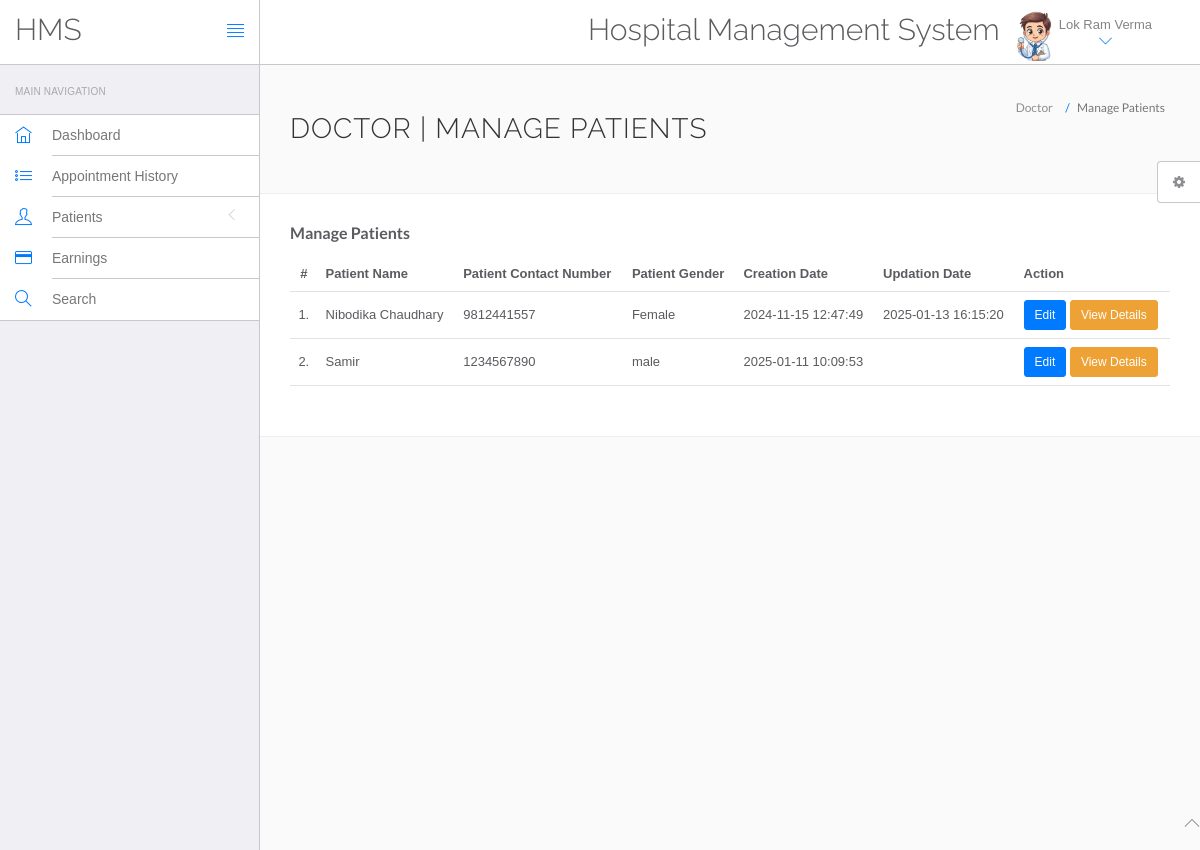
The app's page /hospital/hms/doctor/manage-patient.php (signed in) with its own data.
### tables this page shows
CREATE TABLE `doctors` (
  `id` int(11) NOT NULL,
  `specilization` varchar(255) DEFAULT NULL,
  `doctorName` varchar(255) DEFAULT NULL,
  `address` longtext DEFAULT NULL,
  `docFees` varchar(255) DEFAULT NULL,
  `contactno` bigint(11) DEFAULT NULL,
  `docEmail` varchar(255) DEFAULT NULL,
  `password` varchar(255) DEFAULT NULL,
  `creationDate` timestamp NULL DEFAULT current_timestamp(),
  `updationDate` timestamp NULL DEFAULT NULL ON UPDATE current_timestamp()
);

CREATE TABLE `tblpatient` (
  `ID` int(10) NOT NULL,
  `Docid` int(10) DEFAULT NULL,
  `PatientName` varchar(200) DEFAULT NULL,
  `PatientContno` bigint(10) DEFAULT NULL,
  `PatientEmail` varchar(200) DEFAULT NULL,
  `PatientGender` varchar(50) DEFAULT NULL,
  `PatientAdd` mediumtext DEFAULT NULL,
  `PatientAge` int(10) DEFAULT NULL,
  `PatientMedhis` mediumtext DEFAULT NULL,
  `disease` text NOT NULL,
  `prescription` text NOT NULL,
  `CreationDate` timestamp NULL DEFAULT current_timestamp(),
  `UpdationDate` timestamp NULL DEFAULT NULL ON UPDATE current_timestamp()
);

### hospital/hms/doctor/manage-patient.php (the view, shortened to what this page needs)
<?php
include('include/config.php');
if(strlen($_SESSION['id']==0)) {
 header('location:logout.php');
  } else{
?>
<!DOCTYPE html>
<html lang="en">
	<head>
		<link rel="stylesheet" href="vendor/bootstrap/css/bootstrap.min.css">
		<link rel="stylesheet" href="vendor/fontawesome/css/font-awesome.min.css">
		<link rel="stylesheet" href="vendor/themify-icons/themify-icons.min.css">
		<link href="vendor/animate.css/animate.min.css" rel="stylesheet" media="screen">
		<link href="vendor/perfect-scrollbar/perfect-scrollbar.min.css" rel="stylesheet" media="screen">
		<link href="vendor/switchery/switchery.min.css" rel="stylesheet" media="screen">
		<link href="vendor/bootstrap-touchspin/jquery.bootstrap-touchspin.min.css" rel="stylesheet" media="screen">
		<link href="vendor/select2/select2.min.css" rel="stylesheet" media="screen">
		<link href="vendor/bootstrap-datepicker/bootstrap-datepicker3.standalone.min.css" rel="stylesheet" media="screen">
		<link href="vendor/bootstrap-timepicker/bootstrap-timepicker.min.css" rel="stylesheet" media="screen">
		<link rel="stylesheet" href="assets/css/styles.css">
		<link rel="stylesheet" href="assets/css/plugins.css">
		<link rel="stylesheet" href="assets/css/themes/theme-1.css" id="skin_color" />
	</head>
	<body>
		<div id="app">
<?php include('include/sidebar.php');?>
<div class="app-content">
<?php include('include/header.php');?>
<div class="main-content" >
<div class="wrap-content container" id="container">
<section id="page-title">
<div class="row">
<div class="col-sm-8">
<h1 class="mainTitle">Doctor | Manage Patients</h1>
</div>
<ol class="breadcrumb">
<li>
<span>Doctor</span>
</li>
<li class="active">
<span>Manage Patients</span>
</li>
</ol>
</div>
</section>
<div class="container-fluid container-fullw bg-white">
<div class="row">
<div class="col-md-12">
<h5 class="over-title margin-bottom-15 text-bold">Manage <span class="text-bold">Patients</span></h5>
<table class="table table-hover" id="sample-table-1">
<thead>
<tr>
<th class="center">#</th>
<th>Patient Name</th>
<th>Patient Contact Number</th>
<th>Patient Gender </th>
<th>Creation Date </th>
<th>Updation Date </th>
<th>Action</th>
</tr>
</thead>
<tbody>
<?php
$docid=$_SESSION['id'];
$sql=mysqli_query($con,"select * from tblpatient where Docid='$docid' ");
$cnt=1;
while($row=mysqli_fetch_array($sql))
{
?>
<tr>
<td class="center"><?php echo $cnt;?>.</td>
<td class="hidden-xs"><?php echo $row['PatientName'];?></td>
<td><?php echo $row['PatientContno'];?></td>
<td><?php echo $row['PatientGender'];?></td>
<td><?php echo $row['CreationDate'];?></td>
<td><?php echo $row['UpdationDate'];?>
</td>
<td>
<a href="edit-patient.php?editid=<?php echo $row['ID'];?>" class="btn btn-primary btn-sm" target="_blank">Edit</a> <a href="view-patient.php?viewid=<?php echo $row['ID'];?>" class="btn btn-warning btn-sm" target="_blank">View Details</a>
</td>
</tr>
<?php
$cnt=$cnt+1;
 }?></tbody>
</table>
</div>
</div>
</div>
</div>
</div>
</div>
</div>
	<?php include('include/footer.php');?>
	<?php include('include/setting.php');?>
	</body>
</html>
<?php } ?>

### hospital/hms/doctor/include/header.php (shortened to what this page needs)
<header class="navbar navbar-default navbar-static-top">
					<div class="navbar-header">
						<a class="navbar-brand" href="#">
							<h2 style="padding-top:20% ">HMS</h2>
						</a>
						<a href="#" class="sidebar-toggler pull-right visible-md visible-lg" data-toggle-class="app-sidebar-closed" data-toggle-target="#app">
							<i class="ti-align-justify"></i>
						</a>
					</div>
					<div class="navbar-collapse collapse">
						<ul class="nav navbar-right">
								<li  style="padding-top:2% ">
								<h2>Hospital Management System</h2>
							</li>
							<li class="dropdown current-user">
								<a href class="dropdown-toggle" data-toggle="dropdown">
									<img src="assets/images/doctorlogo.jpg" > <span class="username">
									<?php $query=mysqli_query($con,"select doctorName from doctors where id='".$_SESSION['id']."'");
while($row=mysqli_fetch_array($query))
{
	echo $row['doctorName'];
}
									?> <i class="ti-angle-down"></i></i></span>
								</a>
							</li>
						</ul>
					</div>
				</header>

### hospital/hms/doctor/assets/css/themes/theme-1.css (style rules this page uses)
body { background: #FAFAFA; }
header .navbar-header { background: #ffffff !important; border-right-color: #c8c7cc !important; border-bottom-color: #c8c7cc !important; }
header .navbar-header .sidebar-toggler, header .navbar-header .sidebar-mobile-toggler { color: #007aff !important; }
header .navbar-header .navbar-brand { color: #777 !important; }
header .navbar-collapse { background: #ffffff !important; border-bottom-color: #c8c7cc !important; box-shadow: none !important; }
header .navbar-collapse .navbar-right > li > a { color: #777; }
header .navbar-collapse .navbar-right > li > a i { color: #007aff !important; }

### records on screen
doctors: doctorName "Lok Ram Verma"
tblpatient: PatientName "Nibodika Chaudhary", PatientContno "9812441557", PatientGender "Female", CreationDate "2024-11-15 12:47:49", UpdationDate "2025-01-13 16:15:20"
tblpatient: PatientName "Samir", PatientContno "1234567890", PatientGender "male", CreationDate "2025-01-11 10:09:53"
